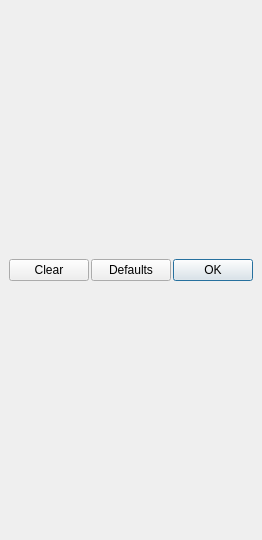
<?xml version="1.0" encoding="UTF-8"?>
<ui version="4.0">
 <class>ConfigureInputProfileDialog</class>
 <widget class="QDialog" name="ConfigureInputProfileDialog">
  <property name="geometry">
   <rect>
    <x>0</x>
    <y>0</y>
    <width>70</width>
    <height>540</height>
   </rect>
  </property>
  <property name="windowTitle">
   <string>Create Input Profile</string>
  </property>
  <layout class="QVBoxLayout" name="verticalLayout">
   <property name="spacing">
    <number>2</number>
   </property>
   <property name="leftMargin">
    <number>9</number>
   </property>
   <property name="topMargin">
    <number>9</number>
   </property>
   <property name="rightMargin">
    <number>9</number>
   </property>
   <property name="bottomMargin">
    <number>9</number>
   </property>
   <item>
    <layout class="QHBoxLayout" name="controllerLayout"/>
   </item>
   <item>
    <layout class="QHBoxLayout" name="horizontalLayout">
     <item>
      <widget class="QPushButton" name="clear_all_button">
       <property name="text">
        <string>Clear</string>
       </property>
      </widget>
     </item>
     <item>
      <widget class="QPushButton" name="restore_defaults_button">
       <property name="text">
        <string>Defaults</string>
       </property>
      </widget>
     </item>
     <item>
      <widget class="QDialogButtonBox" name="buttonBox">
       <property name="standardButtons">
        <set>QDialogButtonBox::Ok</set>
       </property>
      </widget>
     </item>
    </layout>
   </item>
  </layout>
 </widget>
 <resources/>
 <connections>
  <connection>
   <sender>buttonBox</sender>
   <signal>accepted()</signal>
   <receiver>ConfigureInputProfileDialog</receiver>
   <slot>accept()</slot>
  </connection>
 </connections>
</ui>
